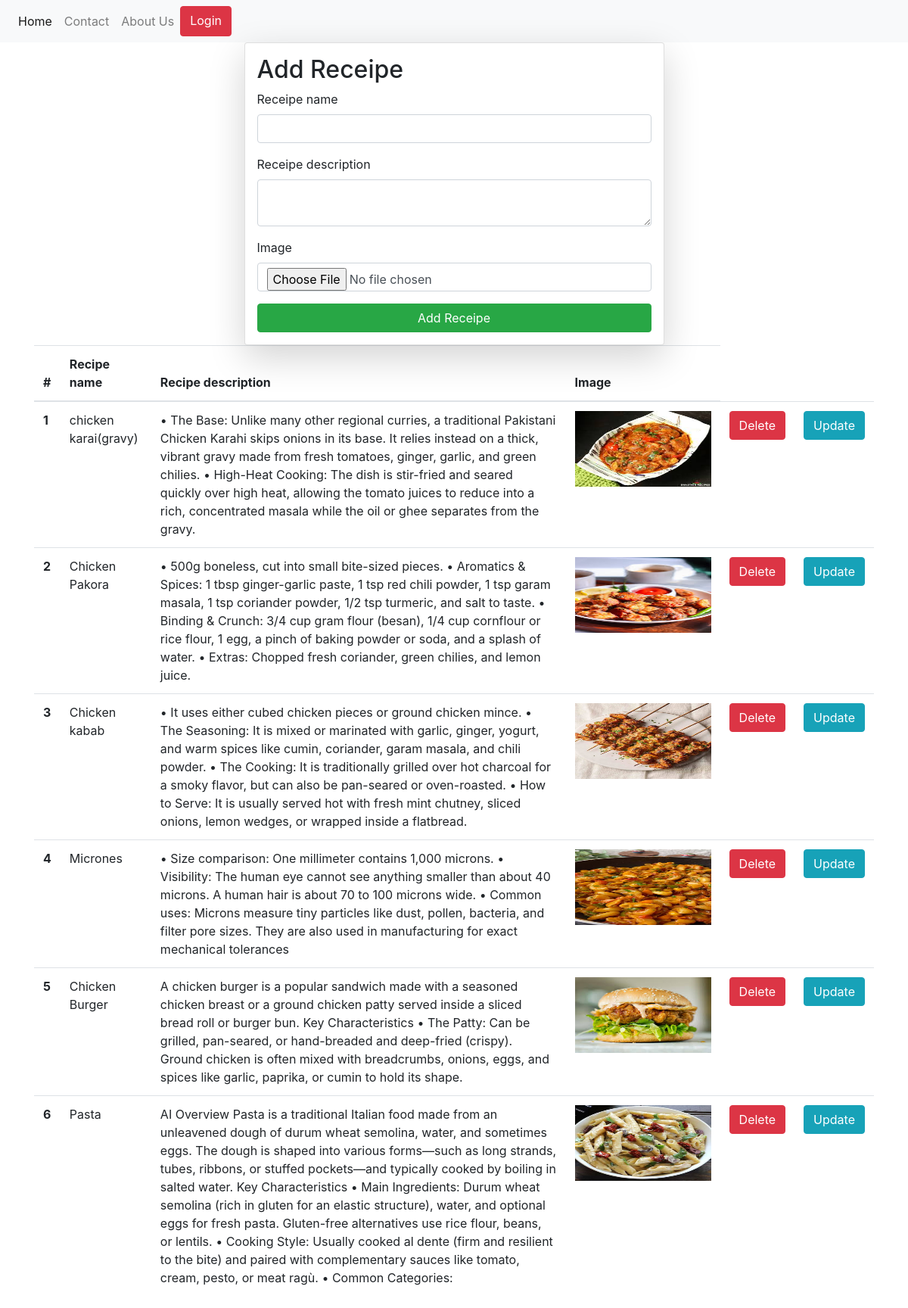
The app's page /receipe/ with its own data.
### receipe/models.py (models this page shows)
class Receipe(models.Model):
    user = models.ForeignKey(
        User,
        on_delete=models.SET_NULL,
        null=True,
        blank=True
    )
    receipe_name = models.CharField(
        null=True,
        blank=True,
        max_length=150
    )
    receipe_descrip = models.TextField()
    receipe_img = models.ImageField(
        upload_to="receipe"
    )

### receipe/views.py (the view, shortened to what this page needs)
# urls.py: path('receipe/', receipe, name='receipe'),
def receipe(request):
    queryset = Receipe.objects.all()
    context = {
        'recipe': queryset
    }
    return render(request, 'receipe.html', context)

### receipe/templates/receipe.html (shortened to what this page needs)
{% extends "base.html" %}
{% block start %}
<div class="container">
<form class="col-6 mx-auto card p-3 shadow-lg"
      method="post"
      enctype="multipart/form-data">
    <h2>Add Receipe</h2>
    <div class="form-group">
        <label for="name">Receipe name</label>
        <input name="receipe_name"
               type="text"
               class="form-control"
               id="name">
    </div>
    <div class="form-group">
        <label for="description">Receipe description</label>
        <textarea name="receipe_descrip"
                  id="description"
                  class="form-control"></textarea>
    </div>
    <div class="form-group">
        <label for="image">Image</label>
        <input name="receipe_img"
               type="file"
               class="form-control"
               id="image">
    </div>
    <button type="submit" class="btn btn-success">
        Add Receipe
    </button>
</form>
<table class="table">
    <thead>
        <tr>
            <th scope="col">#</th>
            <th scope="col">Recipe name</th>
            <th scope="col">Recipe description</th>
            <th scope="col">Image</th>
        </tr>
    </thead>
    <tbody>
        {% for recipe in recipe %}
        <tr>
            <th scope="row">{{ forloop.counter }}</th>
            <td>{{ recipe.receipe_name }}</td>
            <td>{{ recipe.receipe_descrip }}</td>
            <td><img src="/media/{{recipe.receipe_img}}" alt="" srcset="" style="width: 180px;" height="100"></td>
            <td><a href="/delete_receipe/{{recipe.id}}/" class="btn btn-danger">Delete</a></td>
            <td><a href="/update_receipe/{{recipe.id}}/" class="btn btn-info">Update</a></td>
        </tr>
        {% endfor %}
    </tbody>
</table>
</div>
{% endblock %}

### home/templates/base.html (shortened to what this page needs)
<!DOCTYPE html>
<html lang="en">
<head>
    <link rel="stylesheet"
          href="https://cdn.jsdelivr.net/npm/bootstrap@4.1.3/dist/css/bootstrap.min.css"
>
</head>
<body>
    <nav class="navbar navbar-expand-lg navbar-light bg-light">
        <div class="collapse navbar-collapse" id="navbarNavAltMarkup">
            <div class="navbar-nav">
                <a class="nav-item nav-link active" href="/">
                    Home
                </a>
                <a class="nav-item nav-link" href="/contact/">
                    Contact
                </a>
                <a class="nav-item nav-link" href="/about/">
                    About Us
                </a>
                {% if request.user.is_authenticated %}
                    <a href="/logout/" class="btn btn-danger">
                        Logout
                    </a>
                {% else %}
                    <a href="/login/" class="btn btn-danger">
                        Login
                    </a>
                {% endif %}
            </div>
        </div>
    </nav>
    {% block start %}
    {% endblock %}
</body>
</html>

### records on screen
Receipe: receipe_name "chicken karai(gravy)", receipe_descrip "• The Base: Unlike many other regional curries, a traditional Pakistani Chicken Karahi skips onions in its base. It relies instead on a thick, vibrant gravy made from fresh tomatoes, ginger, garlic, and green chilies. • High-Heat Cooking: The dish is stir-fried and seared quickly over high heat, allowing the tomato juices to reduce into a rich, concentrated masala while the oil or ghee separates from the gravy.", receipe_img (picture)
Receipe: receipe_name "Chicken Pakora", receipe_descrip "• 500g boneless, cut into small bite-sized pieces. • Aromatics & Spices: 1 tbsp ginger-garlic paste, 1 tsp red chili powder, 1 tsp garam masala, 1 tsp coriander powder, 1/2 tsp turmeric, and salt to taste. • Binding & Crunch: 3/4 cup gram flour (besan), 1/4 cup cornflour or rice flour, 1 egg, a pinch of baking powder or soda, and a splash of water. • Extras: Chopped fresh coriander, green chilies, and lemon juice.", receipe_img (picture)
Receipe: receipe_name "Chicken kabab", receipe_descrip "• It uses either cubed chicken pieces or ground chicken mince. • The Seasoning: It is mixed or marinated with garlic, ginger, yogurt, and warm spices like cumin, coriander, garam masala, and chili powder. • The Cooking: It is traditionally grilled over hot charcoal for a smoky flavor, but can also be pan-seared or oven-roasted. • How to Serve: It is usually served hot with fresh mint chutney, sliced onions, lemon wedges, or wrapped inside a flatbread.", receipe_img (picture)
Receipe: receipe_name "Micrones", receipe_descrip "• Size comparison: One millimeter contains 1,000 microns. • Visibility: The human eye cannot see anything smaller than about 40 microns. A human hair is about 70 to 100 microns wide. • Common uses: Microns measure tiny particles like dust, pollen, bacteria, and filter pore sizes. They are also used in manufacturing for exact mechanical tolerances", receipe_img (picture)
Receipe: receipe_name "Chicken Burger", receipe_descrip "A chicken burger is a popular sandwich made with a seasoned chicken breast or a ground chicken patty served inside a sliced bread roll or burger bun. Key Characteristics • The Patty: Can be grilled, pan-seared, or hand-breaded and deep-fried (crispy). Ground chicken is often mixed with breadcrumbs, onions, eggs, and spices like garlic, paprika, or cumin to hold its shape.", receipe_img (picture)
Receipe: receipe_name "Pasta", receipe_descrip "AI Overview Pasta is a traditional Italian food made from an unleavened dough of durum wheat semolina, water, and sometimes eggs. The dough is shaped into various forms—such as long strands, tubes, ribbons, or stuffed pockets—and typically cooked by boiling in salted water. Key Characteristics • Main Ingredients: Durum wheat semolina (rich in gluten for an elastic structure), water, and optional eggs for fresh pasta. Gluten-free alternatives use rice flour, beans, or lentils. • Cooking Style: Usually cooked al dente (firm and resilient to the bite) and paired with complementary sauces like tomato, cream, pesto, or meat ragù. • Common Categories:", receipe_img (picture)
